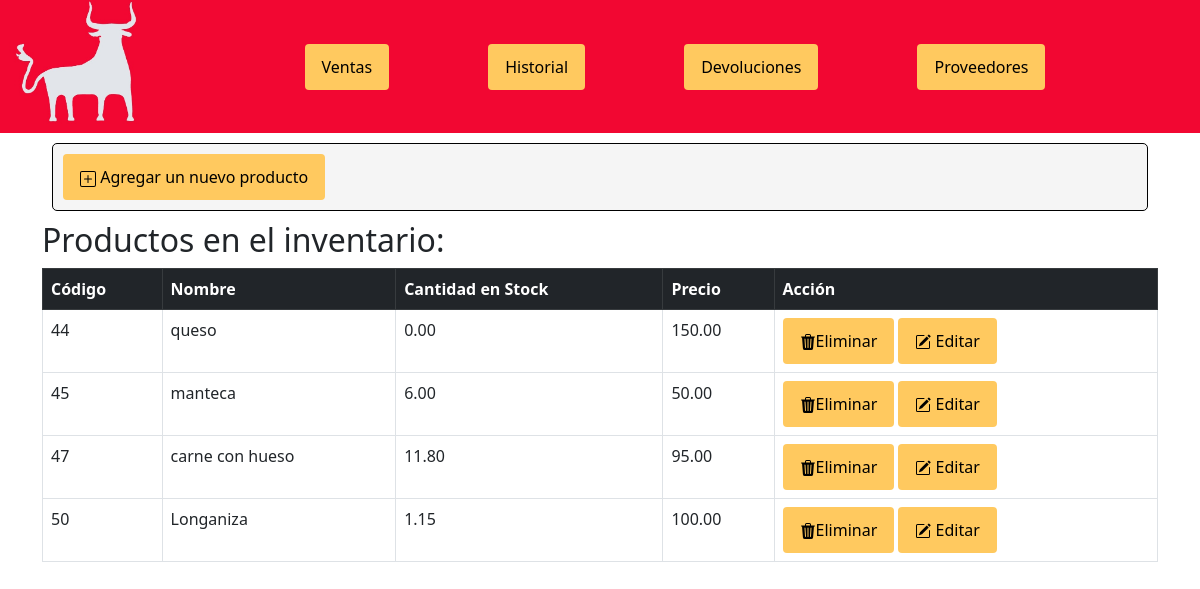
The page /inventario/ (signed in) on the database as committed earlier.
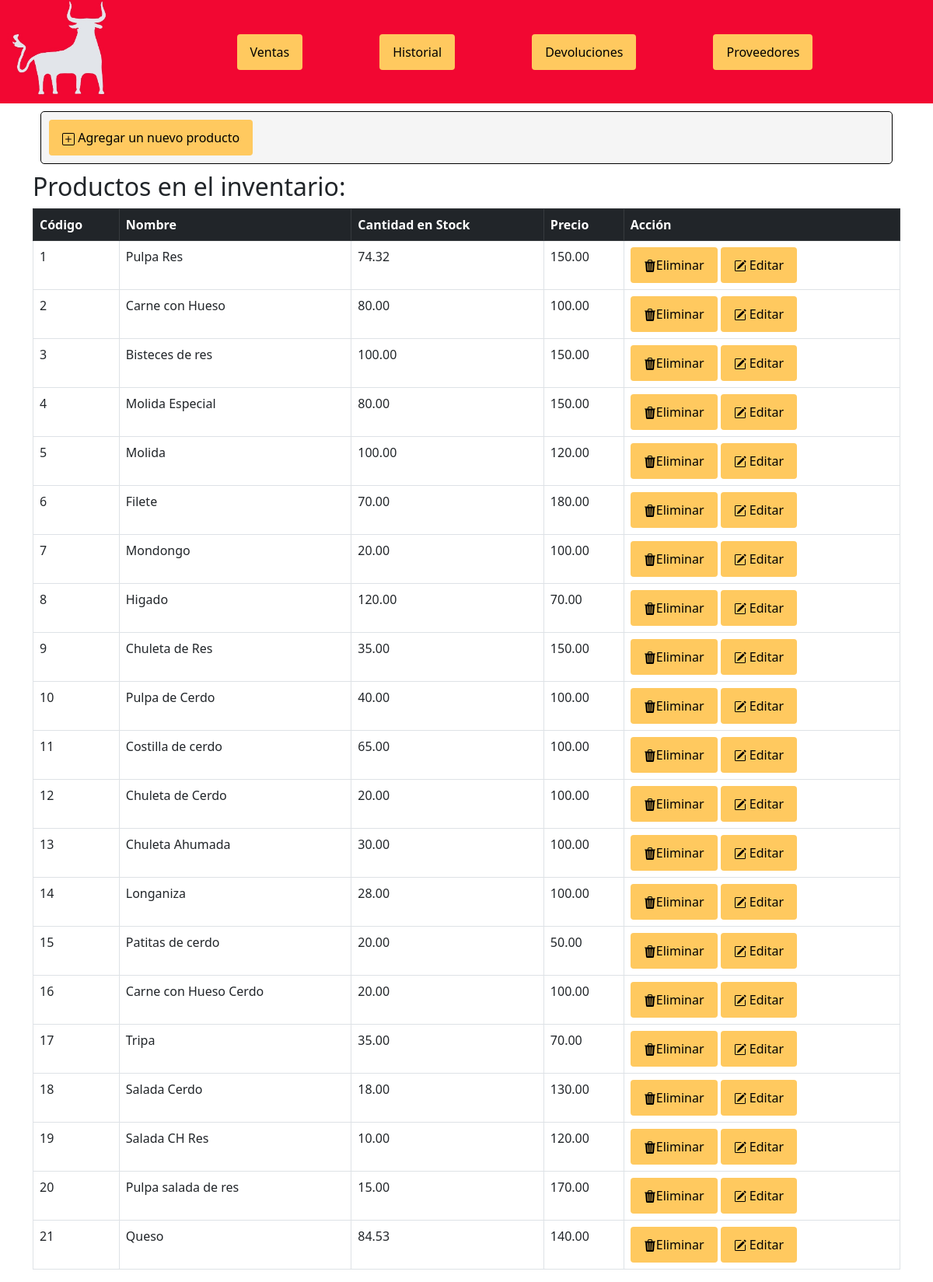
The same page on the database as committed later.
### myapp/models.py (models this page shows, shortened)
class Producto(models.Model):
    id_producto = models.BigAutoField(primary_key=True)
    nombre = models.CharField(max_length=25)
    precio = models.DecimalField(max_digits=10, decimal_places=2)
    stock = models.DecimalField(max_digits=10, decimal_places=2)

### myapp/views.py (the view)
# urls.py: path('inventario/', views.inventario, name='inventario'),
@login_required
def inventario(request,id_producto=None):
    productos_list = Producto.objects.all()
    if id_producto is not None:
        producto = get_object_or_404(Producto, pk=id_producto)
        producto.delete()
        return redirect ('/inventario')
    if request.method == 'POST':
        form = AñadirProductoForm(request.POST)
        if form.is_valid():
            form.save()
            return redirect('.')
    else:
        form = AñadirProductoForm()
    context = {'productos_list': productos_list, 'form': form}
    return render(request, 'inventario.html', context)

### myapp/templates/inventario.html (shortened to what this page needs)
<!DOCTYPE html>
<html lang="es">
<head>
  <link href="https://cdn.jsdelivr.net/npm/bootstrap@5.3.0/dist/css/bootstrap.min.css" rel="stylesheet">
  <link rel="stylesheet" href="https://cdn.jsdelivr.net/npm/bootstrap-icons@1.10.5/font/bootstrap-icons.css">
  <link rel="stylesheet" type="text/css" href="../static/estilo.css">
</head>
<body>
  <nav class="navegador">
    <img src="../static/imagenes/logo puebla 2.0 - copia.jpg" alt="Logo" style="width:150px;">
    <div class="botones-navegacion">
        <ul class="nav separacion">
            <li class="nav-item">
                <a class="btn btn-primary nav-link" href="/ventas">Ventas</a>
            </li>
            <li class="nav-item">
                <a class="btn btn-primary nav-link" href="/historial">Historial</a>
            </li>
            <li class="nav-item">
                <a class="btn btn-primary nav-link" href="/devoluciones">Devoluciones</a>
            </li>
            <li class="nav-item">
                <a class="btn btn-primary nav-link" href="/proveedores">Proveedores</a>
            </li>
        </ul>
    </div>
</nav>
<div class="container flex-container">
  <div class="agreg">
    <button id="mostrarFormulario" class="btn btn-primary nav-link"> Agregar un nuevo producto</button>
   </div>
        <h2>Productos en el inventario:</h2>
        <table class="table table-bordered">
          <thead class="table-dark">
            <tr>
              <th>Código</th>
              <th>Nombre</th>
              <th>Cantidad en Stock</th>
                <th>Precio</th>
                <th>Acción</th>
            </tr>
          </thead>
            {% for producto in productos_list %}
            <tr>
            <td> {{producto.id_producto}}</td>
            <td>{{ producto.nombre }}</td>
            <td>{{ producto.stock }}</td>
            <td> {{ producto.precio }}</td>
            <td><a class="btn btn-primary nav-link" href="{% url 'eliminar_producto' producto.id_producto %}" style="background-color: #FFC95F;">
            Eliminar</a> <a class="btn btn-primary nav-link" href="{% url 'editar_producto' producto.id_producto %}"  style="background-color: #FFC95F;">  Editar</a></td>
            </tr>
        {% endfor %}
        </table>
      </div>
</body>
</html>

Rows that differ between the two databases and show on the page:
removed Producto: id_producto "44", nombre "queso", stock "0.00", precio "150.00"
removed Producto: id_producto "45", nombre "manteca", stock "6.00", precio "50.00"
removed Producto: id_producto "47", nombre "carne con hueso", stock "11.80", precio "95.00"
removed Producto: id_producto "50", nombre "Longaniza", stock "1.15", precio "100.00"
added Producto: id_producto "1", nombre "Pulpa Res", stock "74.32", precio "150.00"
added Producto: id_producto "2", nombre "Carne con Hueso", stock "80.00", precio "100.00"
added Producto: id_producto "3", nombre "Bisteces de res", stock "100.00", precio "150.00"
added Producto: id_producto "4", nombre "Molida Especial", stock "80.00", precio "150.00"
added Producto: id_producto "5", nombre "Molida", stock "100.00", precio "120.00"
added Producto: id_producto "6", nombre "Filete", stock "70.00", precio "180.00"
added Producto: id_producto "7", nombre "Mondongo", stock "20.00", precio "100.00"
added Producto: id_producto "8", nombre "Higado", stock "120.00", precio "70.00"
added Producto: id_producto "9", nombre "Chuleta de Res", stock "35.00", precio "150.00"
added Producto: id_producto "10", nombre "Pulpa de Cerdo", stock "40.00", precio "100.00"
added Producto: id_producto "11", nombre "Costilla de cerdo", stock "65.00", precio "100.00"
added Producto: id_producto "12", nombre "Chuleta de Cerdo", stock "20.00", precio "100.00"
added Producto: id_producto "13", nombre "Chuleta Ahumada", stock "30.00", precio "100.00"
added Producto: id_producto "14", nombre "Longaniza", stock "28.00", precio "100.00"
added Producto: id_producto "15", nombre "Patitas de cerdo", stock "20.00", precio "50.00"
added Producto: id_producto "16", nombre "Carne con Hueso Cerdo", stock "20.00", precio "100.00"
added Producto: id_producto "17", nombre "Tripa", stock "35.00", precio "70.00"
added Producto: id_producto "18", nombre "Salada Cerdo", stock "18.00", precio "130.00"
added Producto: id_producto "19", nombre "Salada CH Res", stock "10.00", precio "120.00"
added Producto: id_producto "20", nombre "Pulpa salada de res", stock "15.00", precio "170.00"
added Producto: id_producto "21", nombre "Queso", stock "84.53", precio "140.00"
